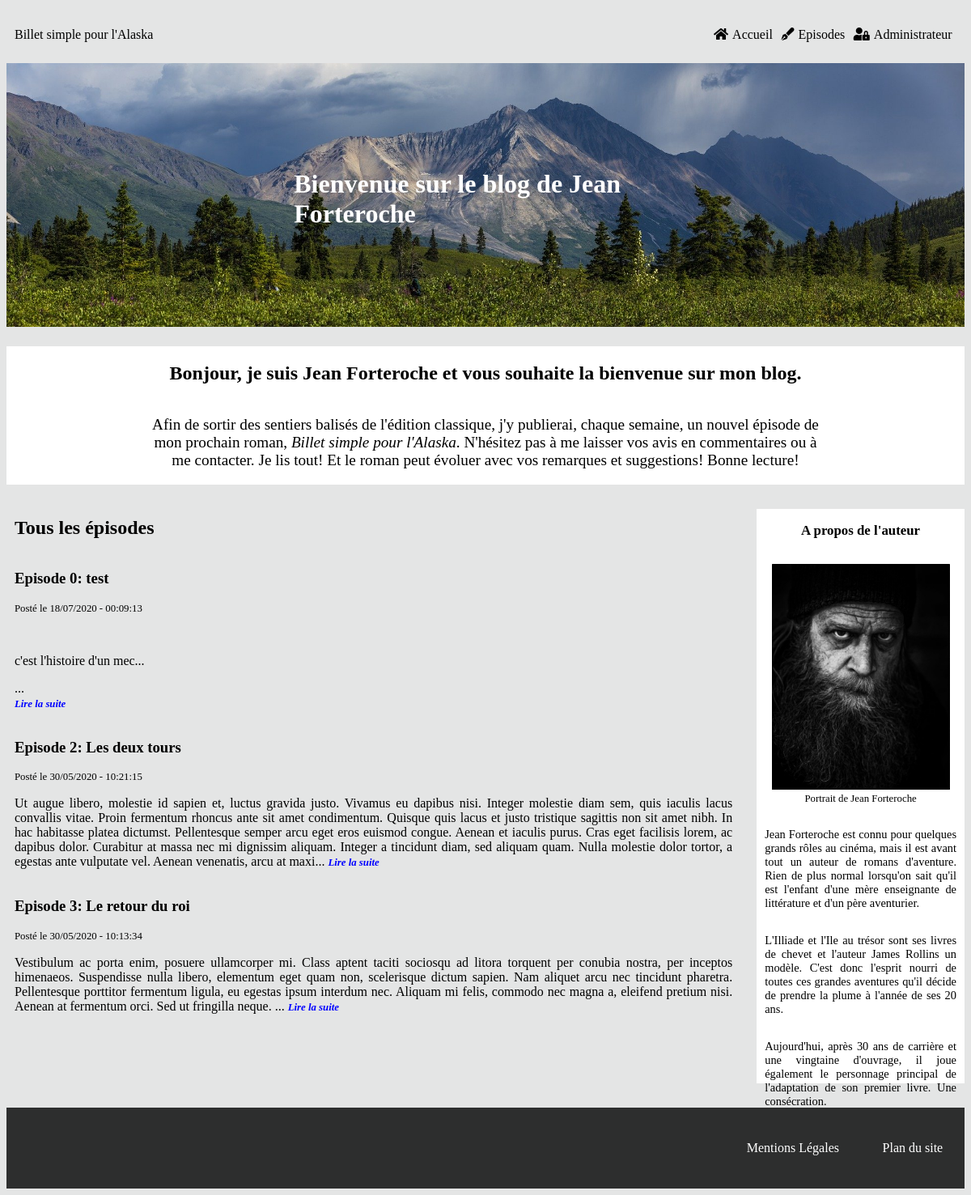
Before: /index.php?action=get_all with the older database file.
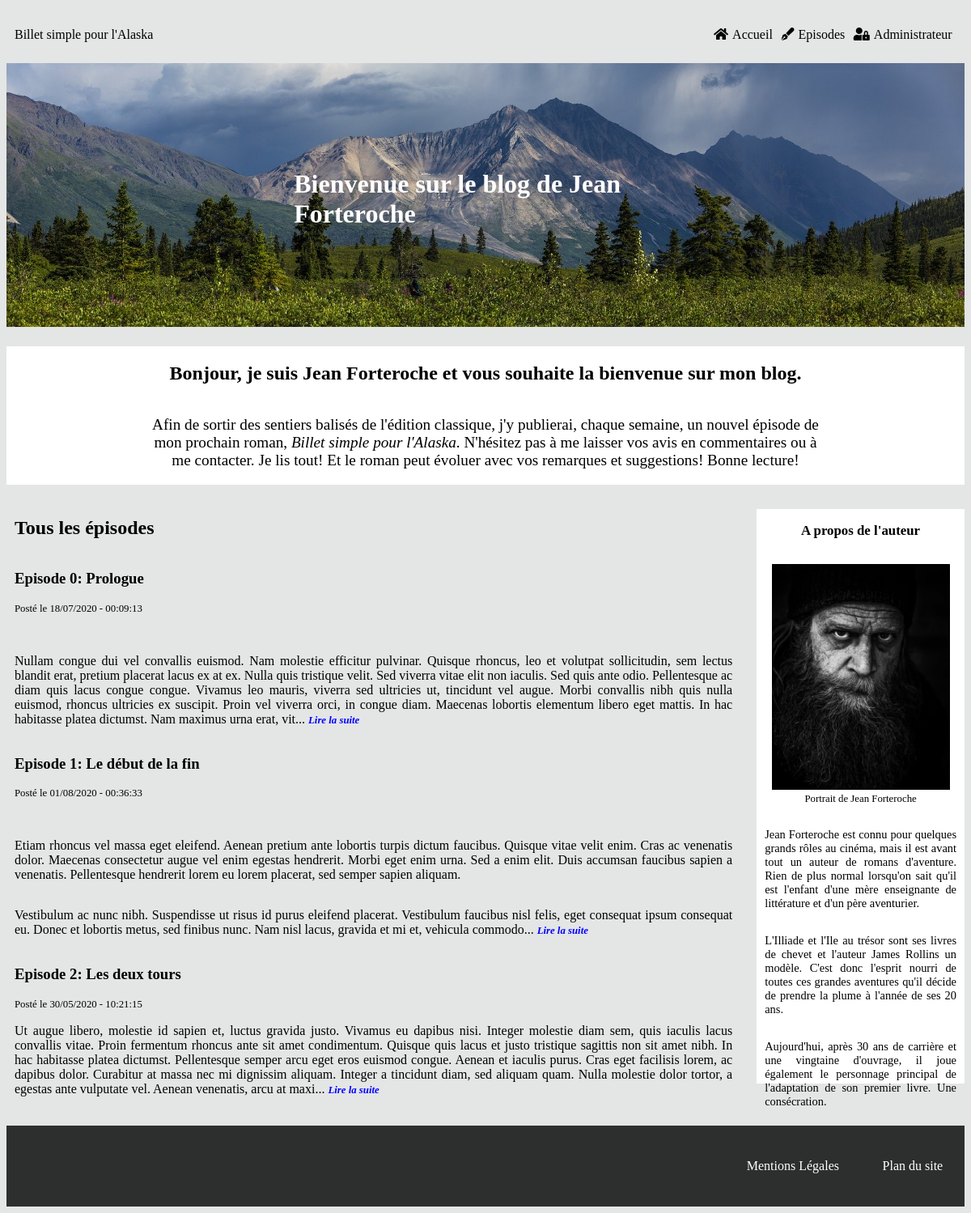
After: the same page with the newer database file.
### tables this page shows
CREATE TABLE IF NOT EXISTS `episodes` (
  `episode_id` tinyint(11) NOT NULL AUTO_INCREMENT,
  `numero_episode` int(11) NOT NULL,
  `episode_title` char(255) NOT NULL,
  `episode_content` text NOT NULL,
  `episode_date` datetime NOT NULL DEFAULT CURRENT_TIMESTAMP,
  PRIMARY KEY (`episode_id`),
  UNIQUE KEY `episode` (`numero_episode`)
);

### src/View/View.php (called while the page is built, shortened)
<?php
class View
{
    public function display(array $data, string $template, string $layout) : void
    {
        require_once($template);
        $content = ob_get_clean();
        require_once($layout);
    }
}

### src/Controller/FrontOffice/PostController.php (called while the page is built, shortened)
<?php
class PostController
{
    private $postManager;
    private $view;
    private $layout;
    private $frontTemplate;
    public function __construct(PostManager $postManager, View $view, CommentManager $commentManager)
    {
        $this->postManager = $postManager;
        $this->view = $view;
        $this->frontTemplate = '../templates/frontOffice/';
        $this->layout = '../templates/frontOffice/layout.html.php';
    }
    public function displayAllPosts() : void
    {
        $data = $this->postManager->getAllEpisodes();
        $template = $this->frontTemplate.'allPosts.html.php';
        $this->view->display($data, $template, $this->layout);
    }
}

### public/index.php (called while the page is built, shortened)
<?php
$router = new Router();
$router->run();

### src/Model/PostManager.php (called while the page is built, shortened)
<?php
class PostManager
{
    private $database;
    public function __construct(Database $database)
    {
        $this->database = $database->databaseConnect();
    }
    public function getAllEpisodes() : array
    {
        $request = $this->database->prepare("SELECT *, substring(episode_content, 1, 600) AS episode_content, DATE_FORMAT(episode_date, '%d/%m/%Y - %H:%i:%s') AS episode_date
        FROM episodes
        ORDER BY numero_episode
        LIMIT 0, 3");
        $request->execute();
        return $request->fetchAll();
    }
}

### src/Service/Database.php (called while the page is built, shortened)
<?php
class Database
{
    private $servor = 'mysql:dbname=jean_forteroche;host=localhost;port=3308;chartset=utf8mb4';
    private $user = 'root';
    private $password = '';
    public function databaseConnect() : object
    {
        return new \PDO($this->servor, $this->user, $this->password);
    }
}

### Templates/Frontoffice/allposts.html.php (the view)
<h2>Tous les épisodes</h2>
<?php foreach ($data as $entry) {?>
    <article>
        <a href="index.php?action=post&id=<?=$entry['episode_id']?>">
            <h3 class='episode_title'>Episode <?=$entry['numero_episode']?>: <?=$entry['episode_title']?></h3>
        </a>
        <span class='post_date'>Posté le <?=$entry['episode_date']?></span>
        <p><?=$entry['episode_content']?>... <span id="read_next"><a href='index.php?action=post&id=<?=$entry['episode_id']?>'>Lire la suite</a></p>
    </article>
<?php
}?>

### src/Service/Router.php (shortened to what this page needs)
<?php
class Router
{
    private $postController;
    private $get;
    public function __construct()
    {
        $this->database = new Database();
        $this->postManager = new PostManager($this->database);
        $this->commentManager = new CommentManager($this->database);
        $this->view = new View();
        $this->postController = new PostController($this->postManager, $this->view, $this->commentManager);
        $this->get = $_GET;
    }
    public function run(): void
    {
        if (empty($this->get)) {
            $this->postController->displayHome();
        }
        elseif (isset($this->get['action'])) {
            switch ($this->get['action']) {
                case 'get_all':
                    $this->postController->displayAllPosts();
                break;
            }
        }
    }
}

### Templates/Frontoffice/layout.html.php (shortened to what this page needs)
<!DOCTYPE html>
<html lang="fr">
	<head>
		<link rel="stylesheet" type="text/css" href="/css/style.css" />
		<link rel="stylesheet" href="/fontawesome/css/all.css" />
	</head>
	<body>
		<header>
			<div class="headband">
				<a class="logo" href="index.php">Billet simple pour l'Alaska</a>
				<nav class='front_nav'>
					<div class="menu_container">
						<ul class="menu">
							<li><a href="index.php"><i class="fas fa-home"></i>Accueil</a></li>
							<li><a href="index.php?action=get_all"><i class="fas fa-pen-fancy"></i>Episodes</a></li>
							<li><a href="index.php?action=backoffice"><i class="fas fa-user-lock"></i>Administrateur</a></li>
						</ul>
					</div>
				</nav>
			</div>
			<img class="header_img" src="/images/landscape_01.jpg" alt="aurore boréale en alaska" />
			<h1>Bienvenue sur le blog de Jean Forteroche</h1>
		</header>
		<section class="welcoming_text">
			<h2>Bonjour, je suis Jean Forteroche et vous souhaite la bienvenue sur mon blog.</h2>
			<p>Afin de sortir des sentiers balisés de l'édition classique, j'y publierai, chaque semaine, un nouvel épisode de mon prochain roman,
				<span id="titre">Billet simple pour l'Alaska</span>.
				N'hésitez pas à me laisser vos avis en commentaires ou à me contacter. Je lis tout! Et le roman peut évoluer avec vos remarques et suggestions!
				Bonne lecture!
			</p>
		</section>
		<div class='front_content'>
			<section class="episodes_and_comments">
				<?=$content?>
			</section>
			<aside class="about_me">
				<h3>A propos de l'auteur</h3>
				<figure>
					<img class="portrait" src="/images/portrait.jpg" alt="Portrait de Jean Forteroche" />
					<figcaption>Portrait de Jean Forteroche</figcaption>
				</figure>
				<p>Jean Forteroche est connu pour quelques grands rôles au cinéma, mais il est avant tout un auteur de romans d'aventure.
					Rien de plus normal lorsqu'on sait qu'il est l'enfant d'une mère enseignante de littérature et d'un père aventurier.</p>
				<p>L'Illiade et l'Ile au trésor sont ses livres de chevet et l'auteur James Rollins un modèle. C'est donc l'esprit nourri de toutes
					ces grandes aventures qu'il décide de prendre la plume à l'année de ses 20 ans.</p>
				<p>Aujourd'hui, après 30 ans de carrière et une vingtaine d'ouvrage, il joue également le personnage principal de l'adaptation de son premier livre. Une consécration.</p>
			</aside>
</div>
		<footer>
			<div class="footer_links">
				<a href="mentions.html">Mentions Légales</a>
				<a href="site_plan.html">Plan du site</a>
			</div>
		</footer>
	</body>
</html>

### public/css/style.css (style rules this page uses)
html { font-family: aileron; background-color: #e4e5e5; }
a { text-decoration: none; color: black; }
header { position: relative; }
.header_img { width: 100%; }
.headband { display: flex; width: 100%; height: 70px; justify-content: space-between; align-items: center; }
.logo { padding-left: 10px; }
.front_nav { width: 30%; }
.menu { box-sizing: border-box; padding-right: 10px; display: flex; justify-content: space-around; list-style-type: none; }
.menu li i { margin-right: 5px; }
#titre { font-style: italic; }
header h1 { width: 40%; height: 10%; font-size: 2rem; position: absolute; left: 30%; top: 45%; font-weight: bold; color: white; }
.welcoming_text { width: 100%; margin-top: 20px; display: flex; flex-direction: column; align-items: center; background-color: white; }
.welcoming_text p { width: 70%; font-size: 1.2rem; text-align: center; }
.front_content { width: 100%; height: 100%; margin-top: 10px; display: flex; justify-content: space-between; }
.about_me { width: 20%; margin-left: 20px; margin-top: 20px; margin-bottom: 20px; height: 700px; padding: 10px; padding-top: 0; text-align: justify; font-size: 0.9rem; display: flex; flex-direction: column; align-items: center; background-color: white; }
.portrait { width: 220px; }
figcaption { text-align: center; font-size: 0.8rem; }
.episodes_and_comments { height: 100%; width: 80%; padding: 10px; display: flex; flex-direction: column; }
.post_date { font-size: 0.8rem; }
article { display: flex; flex-direction: column; }
article p { text-align: justify; }
footer { margin-top: 10px; width: 100%; height: 100px; background-color: rgba(0, 0, 0, 0.8); display: flex; align-items: center; justify-content: right; }
.footer_links { width: 25%; display: flex; justify-content: space-around; }
.footer_links a { color: white; }
#read_next > a { font-size: 0.8rem; font-style: italic; font-weight: bold; color: blue; }

Changed rows visible on the page:
no longer on this page (row unchanged): episodes: numero_episode "3", episode_title "Le retour du roi", episode_date "30/05/2020 - 10:13:34", episode_content "Vestibulum ac porta enim, posuere ullamcorper mi. Class aptent taciti sociosqu ad litora torquent per conubia nostra, per inceptos himenaeos. Suspendisse nulla libero, elementum eget quam non, scelerisque dictum sapien. Nam aliquet arcu nec tincidunt pharetra. Pellentesque porttitor fermentum ligula, eu egestas ipsum interdum nec. Aliquam mi felis, commodo nec magna a, eleifend pretium nisi. Aenean at fermentum orci. Sed ut fringilla neque."
changed episodes: episode_title "test" → "Prologue"; episode_content "c'est l'histoire d'un mec..." → "Nullam congue dui vel convallis euismod. Nam molestie efficitur pulvinar. Quisque rhoncus, leo et volutpat sollicitudin, sem lectus blandit erat, pretium placerat lacus ex at ex. Nulla quis tristique velit. Sed viverra vitae elit non iaculis. Sed quis ante odio. Pellentesque ac diam quis lacus congue congue. Vivamus leo mauris, viverra sed ultricies ut, tincidunt vel augue. Morbi convallis nibh quis nulla euismod, rhoncus ultricies ex suscipit. Proin vel viverra orci, in congue diam. Maecenas lobortis elementum libero eget mattis. In hac habitasse platea dictumst. Nam maximus urna erat, vit"
added episodes: numero_episode "1", episode_title "Le début de la fin", episode_date "01/08/2020 - 00:36:33", episode_content "Etiam rhoncus vel massa eget eleifend. Aenean pretium ante lobortis turpis dictum faucibus. Quisque vitae velit enim. Cras ac venenatis dolor. Maecenas consectetur augue vel enim egestas hendrerit. Morbi eget enim urna. Sed a enim elit. Duis accumsan faucibus sapien a venenatis. Pellentesque hendrerit lorem eu lorem placerat, sed semper sapien aliquam. Vestibulum ac nunc nibh. Suspendisse ut risus id purus eleifend placerat. Vestibulum faucibus nisl felis, eget consequat ipsum consequat eu. Donec et lobortis metus, sed finibus nunc. Nam nisl lacus, gravida et mi et, vehicula commodo"
